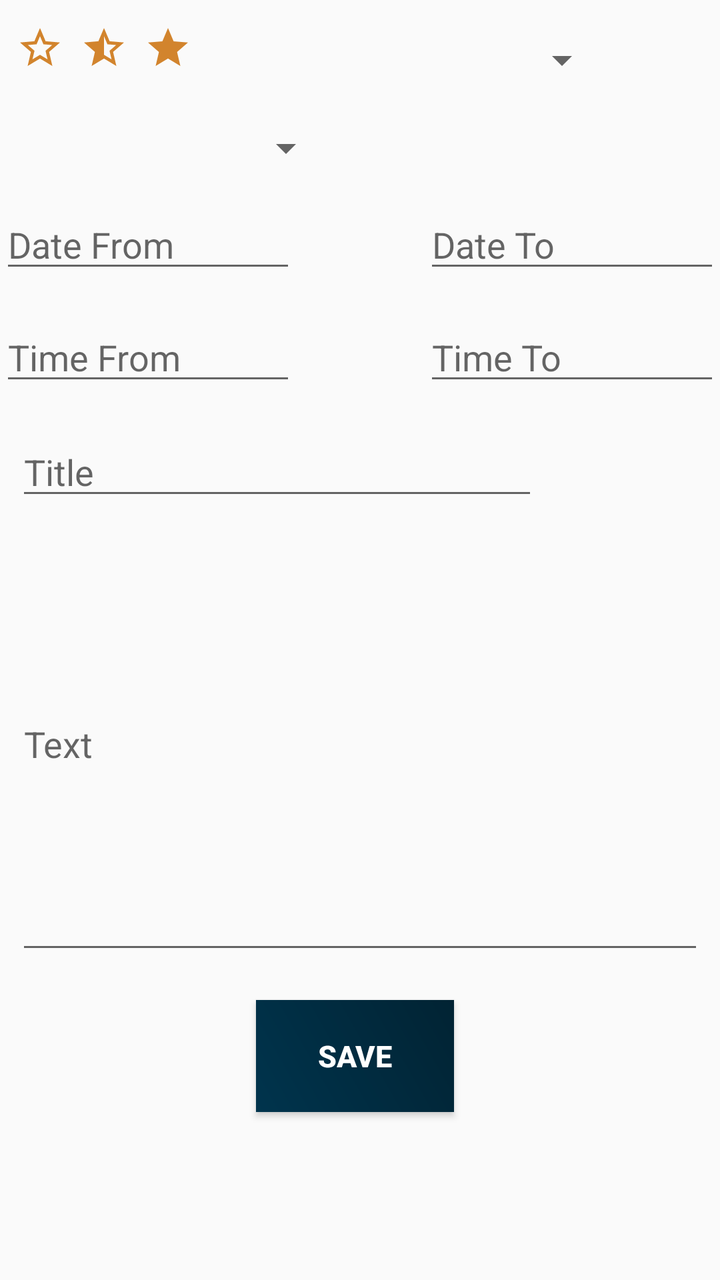
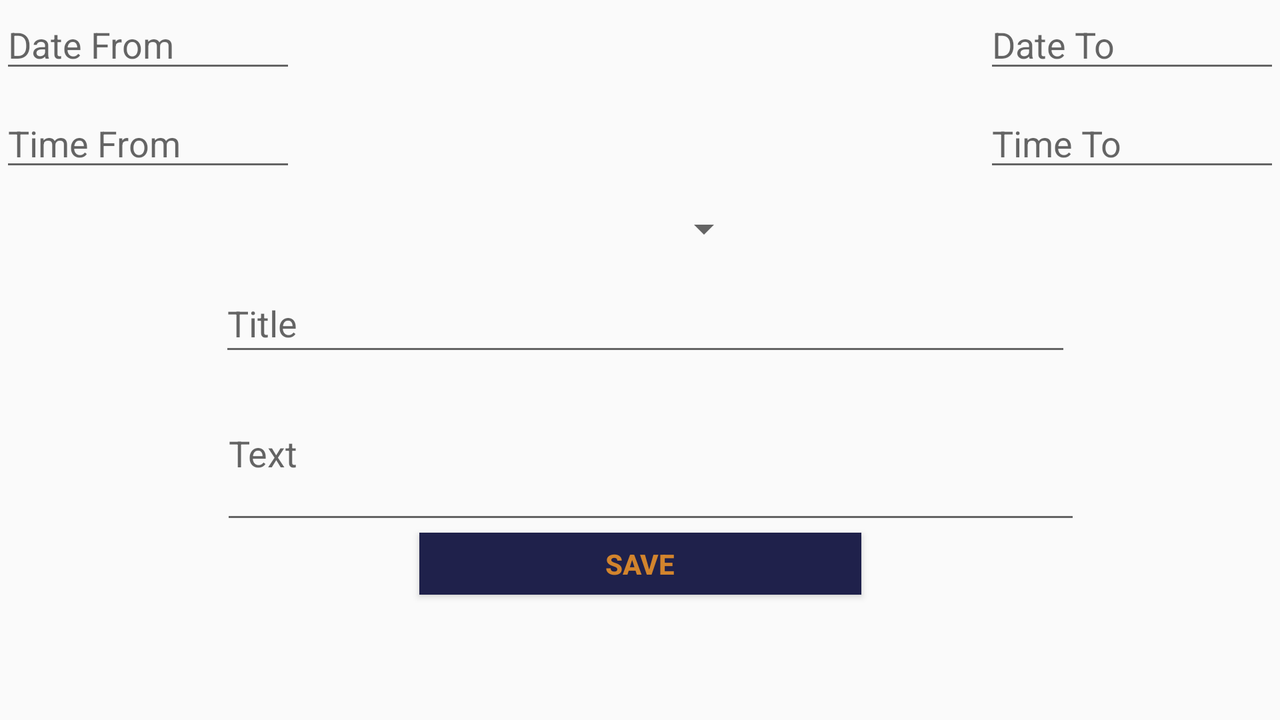

The same Android screen from two of the app's own layout files: first res/layout/ as a phone draws it, then the repository's variant for another configuration, drawn on a device whose configuration selects that folder. Both files follow.
<!-- AndroidManifest.xml: application theme AppTheme -->
<!-- res/layout/activity_new_bullet.xml -->
<?xml version="1.0" encoding="utf-8"?>
<android.support.constraint.ConstraintLayout xmlns:android="http://schemas.android.com/apk/res/android"
    xmlns:tools="http://schemas.android.com/tools"
    android:layout_width="match_parent"
    android:layout_height="match_parent"
    xmlns:app="http://schemas.android.com/apk/res-auto">

    <EditText
        android:id="@+id/Date_From"
        android:layout_width="148dp"
        android:layout_height="wrap_content"
        android:layout_alignParentRight="true"
        android:layout_marginTop="8dp"
        android:ems="10"
        android:hint="Date From"
        android:inputType="date"
        android:textColor="@color/colorAccent"
        app:layout_constraintStart_toStartOf="parent"
        app:layout_constraintTop_toBottomOf="@+id/Type" />

    <EditText
        android:id="@+id/Date_To"
        android:layout_width="148dp"
        android:layout_height="wrap_content"
        android:layout_alignParentEnd="true"
        android:layout_alignParentRight="true"
        android:layout_marginTop="8dp"
        android:hint="Date To"
        android:inputType="time"
        android:textColor="@color/colorAccent"
        app:layout_constraintEnd_toEndOf="parent"
        app:layout_constraintTop_toBottomOf="@+id/Type" />

    <EditText
        android:id="@+id/Time_From"
        android:layout_width="148dp"
        android:layout_height="wrap_content"
        android:layout_alignParentEnd="true"
        android:layout_alignParentRight="true"
        android:layout_marginTop="15dp"
        android:ems="10"
        android:hint="Time To"
        android:inputType="time"
        android:textColor="@color/colorAccent"
        app:layout_constraintEnd_toEndOf="parent"
        app:layout_constraintTop_toBottomOf="@+id/Date_To" />

    <EditText
        android:id="@+id/Time_To"
        android:layout_width="148dp"
        android:layout_height="wrap_content"
        android:layout_alignParentEnd="true"
        android:layout_alignParentRight="true"
        android:layout_marginTop="15dp"
        android:ems="10"
        android:hint="Time From"
        android:inputType="time"
        android:textColor="@color/colorAccent"
        app:layout_constraintStart_toStartOf="parent"
        app:layout_constraintTop_toBottomOf="@+id/Date_From" />

    <Spinner
        android:id="@+id/Type"
        android:layout_width="167dp"
        android:layout_height="36dp"
        android:layout_marginTop="20dp"
        app:layout_constraintStart_toStartOf="parent"
        app:layout_constraintTop_toBottomOf="@+id/radio" />

    <EditText
        android:id="@+id/title"
        android:layout_width="261dp"
        android:layout_height="wrap_content"
        android:layout_marginStart="8dp"
        android:layout_marginTop="16dp"
        android:ems="10"
        android:hint="Title"
        android:inputType="textPersonName"
        android:textColor="@color/colorPrimary"
        app:layout_constraintStart_toStartOf="parent"
        app:layout_constraintTop_toBottomOf="@+id/Time_To" />

    <EditText
        android:id="@+id/text"
        android:layout_width="0dp"
        android:layout_height="223dp"
        android:layout_marginStart="8dp"
        android:layout_marginTop="4dp"
        android:layout_marginEnd="8dp"
        android:ems="10"
        android:hint="Text"
        android:inputType="textPersonName"
        android:textColor="@color/colorPrimary"
        app:layout_constraintEnd_toEndOf="parent"
        app:layout_constraintStart_toStartOf="parent"
        app:layout_constraintTop_toBottomOf="@+id/title" />

    <Button
        android:id="@+id/save"
        style="@style/stylebutton"
        android:layout_width="99dp"
        android:layout_height="56dp"
        android:layout_marginStart="8dp"
        android:layout_marginEnd="8dp"
        android:layout_marginBottom="12dp"
        android:background="@drawable/button_color_design"
        android:text="Save"
        android:textColor="@color/white"
        android:textSize="15sp"
        app:layout_constraintBottom_toBottomOf="parent"
        app:layout_constraintEnd_toEndOf="parent"
        app:layout_constraintHorizontal_bias="0.49"
        app:layout_constraintStart_toStartOf="parent"
        app:layout_constraintTop_toBottomOf="@+id/text"
        app:layout_constraintVertical_bias="0.19999999" />

    <RadioGroup
        android:id="@+id/radio"
        android:layout_width="0dp"
        android:layout_height="wrap_content"
        android:layout_marginStart="8dp"
        android:layout_marginTop="12dp"
        android:orientation="horizontal"
        app:layout_constraintStart_toStartOf="parent"
        app:layout_constraintTop_toTopOf="parent">

        <RadioButton
            android:id="@+id/nimp"
            android:layout_width="wrap_content"
            android:layout_height="match_parent"
            android:layout_marginRight="8dp"
            android:button="@drawable/ic_stern"
            android:checked="true"
            android:onClick="onRadioButtonClicked"
            android:textColor="@color/colorPrimary" />

        <RadioButton
            android:id="@+id/imp"
            android:layout_width="wrap_content"
            android:layout_height="wrap_content"
            android:layout_marginRight="8dp"
            android:button="@drawable/ic_halbstern"
            android:checked="false"
            android:onClick="onRadioButtonClicked"
            android:textColor="@color/colorPrimary" />

        <RadioButton
            android:id="@+id/vimp"
            android:layout_width="wrap_content"
            android:layout_height="wrap_content"
            android:button="@drawable/ic_vollstern"
            android:checked="false"
            android:onClick="onRadioButtonClicked"
            android:textColor="@color/white" />
    </RadioGroup>

    <Spinner
        android:id="@+id/months"
        android:layout_width="154dp"
        android:layout_height="36dp"
        android:layout_marginStart="8dp"
        android:layout_marginTop="12dp"
        android:layout_marginEnd="8dp"
        app:layout_constraintEnd_toEndOf="parent"
        app:layout_constraintStart_toEndOf="@+id/radio"
        app:layout_constraintTop_toTopOf="parent" />


</android.support.constraint.ConstraintLayout>
<!-- resources referenced by this layout -->
<resources>
  <color name="colorAccent">#D2842D</color>
  <color name="colorPrimary">#00344D</color>
  <color name="white">#FFFFFF</color>
  <!-- drawable button_color_design (drawable) -->
  <?xml version="1.0" encoding="utf-8"?>
      <shape xmlns:android="http://schemas.android.com/apk/res/android" android:shape="rectangle">
          <gradient android:startColor="#00344D"
              android:endColor="#012333" android:angle="45">
          </gradient>
  
          <padding android:left="6pt"
              android:bottom="5pt"
              android:right="6pt"
              android:top="5pt">
  
          </padding>
          <stroke android:color="#ffffff"></stroke>
      </shape>
  <!-- drawable ic_halbstern (drawable-anydpi) -->
  <vector xmlns:android="http://schemas.android.com/apk/res/android"
      android:width="24dp"
      android:height="24dp"
      android:viewportWidth="24"
      android:viewportHeight="24"
      android:tint="#D2842D">
      <path
          android:fillColor="#FF000000"
          android:pathData="M22,9.24l-7.19,-0.62L12,2 9.19,8.63 2,9.24l5.46,4.73L5.82,21 12,17.27 18.18,21l-1.63,-7.03L22,9.24zM12,15.4V6.1l1.71,4.04 4.38,0.38 -3.32,2.88 1,4.28L12,15.4z"/>
  </vector>
  <!-- drawable ic_stern (drawable-anydpi) -->
  <vector xmlns:android="http://schemas.android.com/apk/res/android"
      android:width="24dp"
      android:height="24dp"
      android:viewportWidth="24"
      android:viewportHeight="24"
      android:tint="#D2842D">
      <path
          android:fillColor="#FF000000"
          android:pathData="M22,9.24l-7.19,-0.62L12,2 9.19,8.63 2,9.24l5.46,4.73L5.82,21 12,17.27 18.18,21l-1.63,-7.03L22,9.24zM12,15.4l-3.76,2.27 1,-4.28 -3.32,-2.88 4.38,-0.38L12,6.1l1.71,4.04 4.38,0.38 -3.32,2.88 1,4.28L12,15.4z"/>
  </vector>
  <!-- drawable ic_vollstern (drawable-anydpi) -->
  <vector xmlns:android="http://schemas.android.com/apk/res/android"
      android:width="24dp"
      android:height="24dp"
      android:viewportWidth="24"
      android:viewportHeight="24"
      android:tint="#D2842D">
      <path
          android:fillColor="#FF000000"
          android:pathData="M12,17.27L18.18,21l-1.64,-7.03L22,9.24l-7.19,-0.61L12,2 9.19,8.63 2,9.24l5.46,4.73L5.82,21z"/>
  </vector>
  <style name="stylebutton">
          <item name="android:background">#1F214B</item>
          <item name="android:textColor">#D2842D</item>
          <item name="android:textStyle">bold</item>
      </style>
  <style name="AppTheme" parent="Theme.AppCompat.Light.DarkActionBar">
          
          <item name="colorPrimary">@color/colorPrimary</item>
          <item name="colorPrimaryDark">@color/colorPrimaryDark</item>
          <item name="colorAccent">@color/colorAccent</item>
      </style>
  <color name="colorPrimaryDark">#012333</color>
</resources>
<!-- res/layout-land/activity_new_bullet.xml (the repository's variant of the layout above) -->
<!-- drawn on the phone turned sideways -->
<?xml version="1.0" encoding="utf-8"?>
<android.support.constraint.ConstraintLayout xmlns:android="http://schemas.android.com/apk/res/android"
    xmlns:tools="http://schemas.android.com/tools"
    android:layout_width="match_parent"
    android:layout_height="match_parent"
    xmlns:app="http://schemas.android.com/apk/res-auto">

    <EditText
        android:id="@+id/Date_From"
        android:layout_width="148dp"
        android:layout_height="wrap_content"
        android:layout_alignParentRight="true"
        android:ems="10"
        android:hint="Date From"
        android:inputType="date"
        android:textColor="@color/colorAccent"
        app:layout_constraintStart_toStartOf="parent"
        app:layout_constraintTop_toTopOf="parent" />

    <EditText
        android:id="@+id/Date_To"
        android:layout_width="148dp"
        android:layout_height="wrap_content"
        android:layout_alignParentEnd="true"
        android:layout_alignParentRight="true"
        android:hint="Date To"
        android:inputType="time"
        android:textColor="@color/colorAccent"
        app:layout_constraintEnd_toEndOf="parent"
        app:layout_constraintTop_toTopOf="parent" />

    <EditText
        android:id="@+id/Time_From"
        android:layout_width="148dp"
        android:layout_height="wrap_content"
        android:layout_alignParentEnd="true"
        android:layout_alignParentRight="true"
        android:layout_marginTop="8dp"
        android:ems="10"
        android:hint="Time To"
        android:inputType="time"
        android:textColor="@color/colorAccent"
        app:layout_constraintEnd_toEndOf="parent"
        app:layout_constraintTop_toBottomOf="@+id/Date_To" />

    <EditText
        android:id="@+id/Time_To"
        android:layout_width="148dp"
        android:layout_height="wrap_content"
        android:layout_alignParentEnd="true"
        android:layout_alignParentRight="true"
        android:layout_marginTop="8dp"
        android:ems="10"
        android:hint="Time From"
        android:inputType="time"
        android:textColor="@color/colorAccent"
        app:layout_constraintStart_toStartOf="parent"
        app:layout_constraintTop_toBottomOf="@+id/Date_From" />

    <Spinner
        android:id="@+id/Type"
        android:layout_width="368dp"
        android:layout_height="29dp"
        android:layout_marginStart="8dp"
        android:layout_marginTop="100dp"
        android:layout_marginEnd="8dp"
        app:layout_constraintEnd_toEndOf="parent"
        app:layout_constraintHorizontal_bias="0.0"
        app:layout_constraintStart_toStartOf="parent"
        app:layout_constraintTop_toTopOf="parent" />

    <EditText
        android:id="@+id/title"
        android:layout_width="426dp"
        android:layout_height="46dp"
        android:layout_marginStart="8dp"
        android:layout_marginTop="8dp"
        android:layout_marginEnd="8dp"
        android:ems="10"
        android:hint="Title"
        android:inputType="textPersonName"
        app:layout_constraintEnd_toEndOf="parent"
        app:layout_constraintHorizontal_bias="0.514"
        app:layout_constraintStart_toStartOf="parent"
        app:layout_constraintTop_toBottomOf="@+id/Type" />

    <EditText
        android:id="@+id/text"
        android:layout_width="430dp"
        android:layout_height="84dp"
        android:layout_marginStart="8dp"
        android:layout_marginEnd="8dp"
        android:ems="10"
        android:hint="Text"
        android:inputType="textPersonName"
        app:layout_constraintEnd_toEndOf="parent"
        app:layout_constraintHorizontal_bias="0.527"
        app:layout_constraintStart_toStartOf="parent"
        app:layout_constraintTop_toBottomOf="@+id/title" />

    <Button
        android:id="@+id/save"
        style="@style/stylebutton"
        android:layout_width="221dp"
        android:layout_height="31dp"
        android:layout_marginStart="8dp"
        android:layout_marginTop="-1dp"
        android:layout_marginEnd="8dp"
        android:text="Save"
        app:layout_constraintEnd_toEndOf="parent"
        app:layout_constraintStart_toStartOf="parent"
        app:layout_constraintTop_toBottomOf="@+id/text" />


</android.support.constraint.ConstraintLayout>
<!-- resources referenced by the variant -->
<!-- as the phone turned sideways resolves them -->
<resources>
  <color name="colorAccent">#D2842D</color>
  <style name="stylebutton">
          <item name="android:background">#1F214B</item>
          <item name="android:textColor">#D2842D</item>
          <item name="android:textStyle">bold</item>
      </style>
  <style name="AppTheme" parent="Theme.AppCompat.Light.DarkActionBar">
          
          <item name="colorPrimary">@color/colorPrimary</item>
          <item name="colorPrimaryDark">@color/colorPrimaryDark</item>
          <item name="colorAccent">@color/colorAccent</item>
      </style>
  <color name="colorPrimary">#00344D</color>
  <color name="colorPrimaryDark">#012333</color>
</resources>
